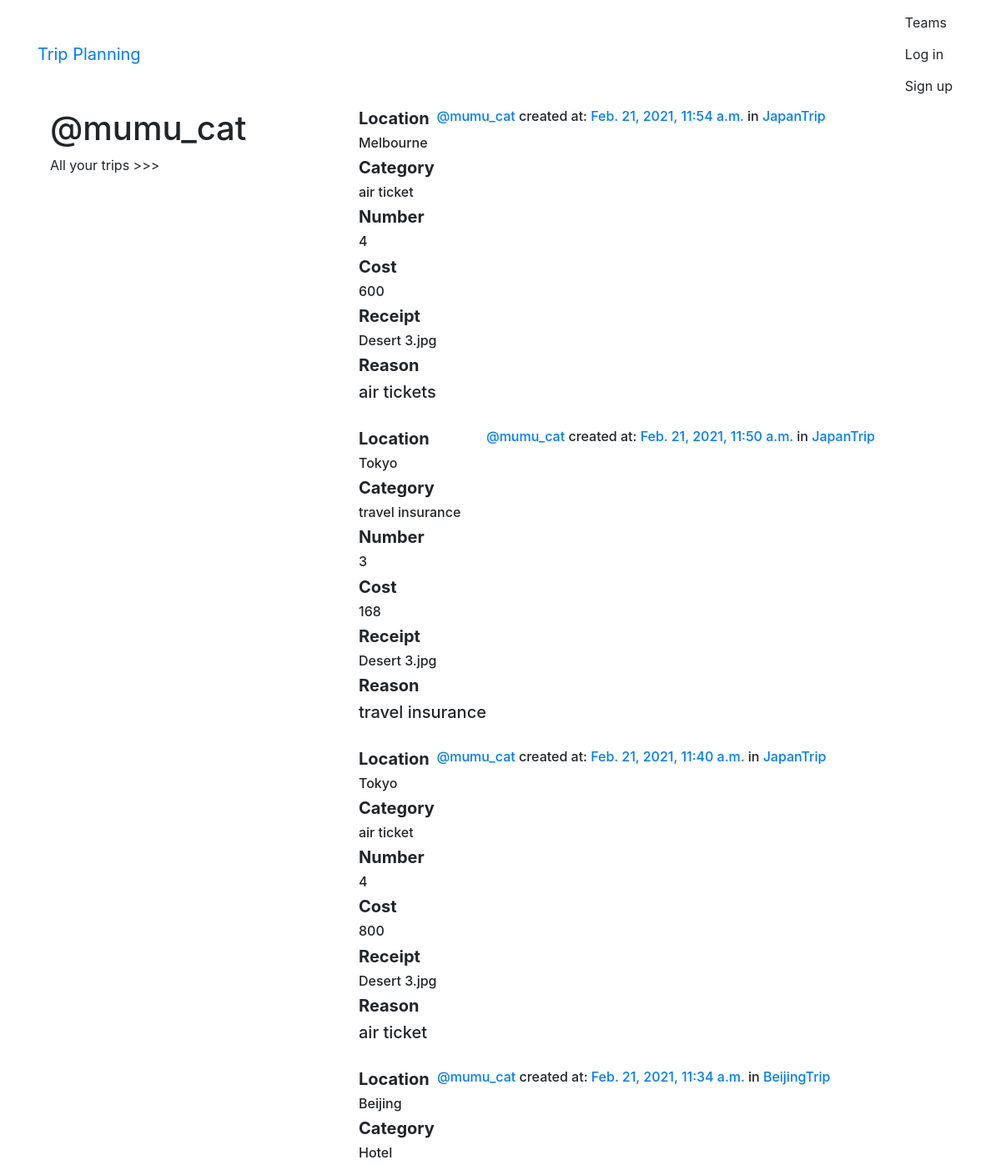
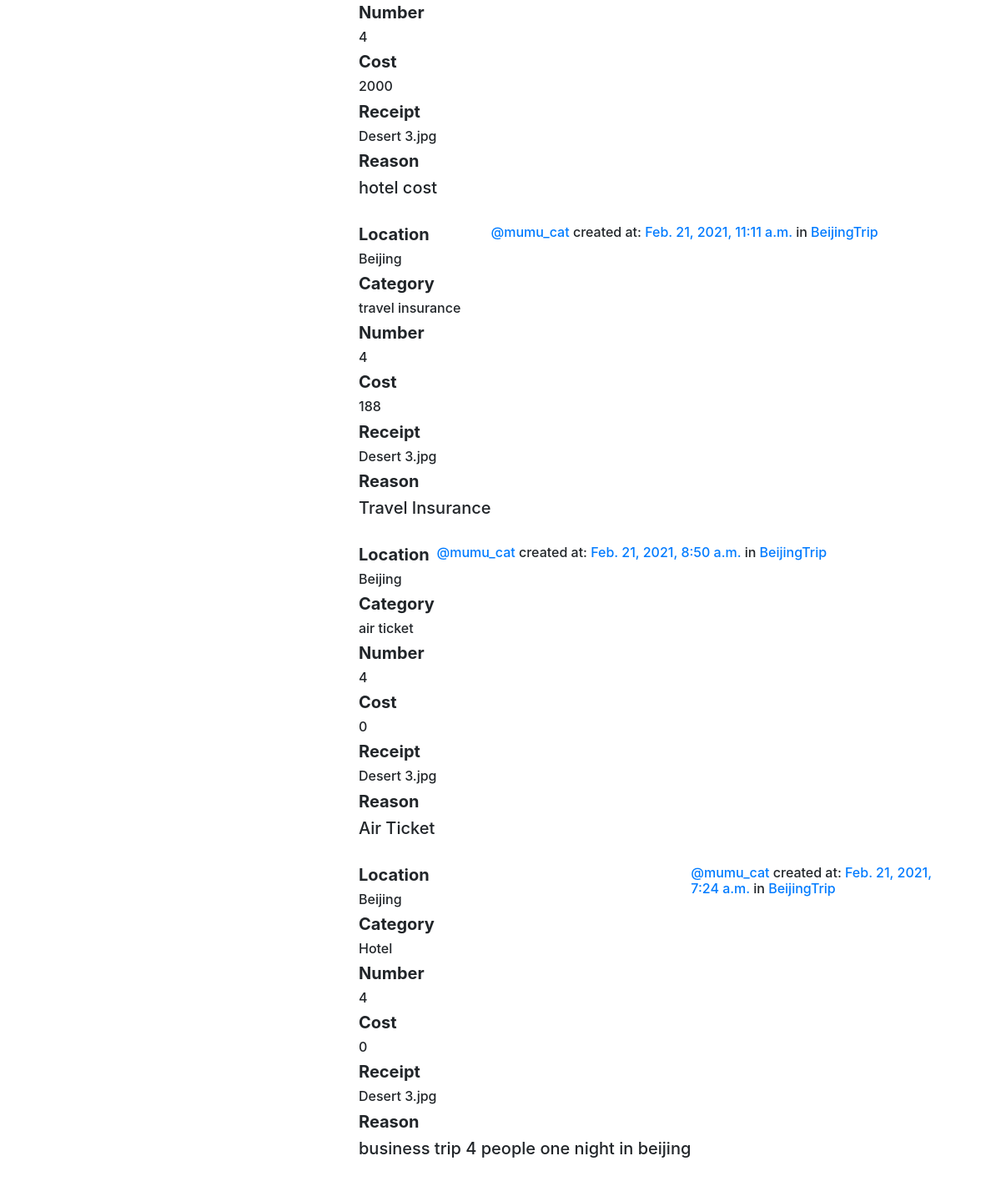
The app's page /trips/by/mumu_cat/ with its own data (2 pictures, top to bottom).
### trips/models.py (models this page shows, shortened)
class Trip(models.Model):
    user = models.ForeignKey(User, related_name="trips",
                             on_delete=models.CASCADE)
    created_at = models.DateTimeField(default=timezone.now)
    category = models.CharField(max_length=255)
    location = models.CharField(max_length=255)
    number = models.IntegerField()
    cost = models.IntegerField(default=0)
    receipt = models.ImageField(upload_to='image', default='Desert 3.jpg')
    reason = models.TextField()
    reason_html = models.TextField(editable=False)
    date = models.DateTimeField()
    team = models.ForeignKey(
        Team, related_name="trips", on_delete=models.CASCADE, null=True, blank=True)
    class Meta:
        ordering = ["-created_at"]

### teams/models.py (models this page shows, shortened)
class Team(models.Model):
    name = models.CharField(max_length=255, unique=True)
    team_leader = models.CharField(max_length=255)
    members = models.ManyToManyField(User, through="TeamMember")
    slug = models.SlugField(allow_unicode=True, unique=True)
    description = models.TextField(blank=True, default='')
    description_html = models.TextField(editable=False, default='', blank=True)
    date_created = models.DateTimeField(default=timezone.now)
    class Meta:
        ordering = ["name"]

### trips/views.py (the view)
class UserTrips(generic.ListView):
    model = models.Trip
    template_name = "trips/user_trip_list.html"
    def get_queryset(self):
        try:
            self.trip_user = User.objects.prefetch_related("trips").get(
                username__iexact=self.kwargs.get("username")
            )
        except User.DoesNotExist:
            raise Http404
        else:
            return self.trip_user.trips.all()
    def get_context_data(self, **kwargs):
        context = super().get_context_data(**kwargs)
        context["trip_user"] = self.trip_user
        return context

### trips/templates/trips/user_trip_list.html
{% extends "trips/trip_base.html" %}
{% block pretrip %}
<div class="col-md-4">
  <h1>@{{ trip_user.username }}</h1>
  <p>All your trips >>> </p>
</div>
{% endblock %}
{% block trip_content %}
<div class="col-md-8">
  {% for trip in trip_list %} {% include "trips/_trip.html" %} {% endfor %}
</div>
{% endblock %}

### trips/templates/trips/_trip.html (shortened to what this page needs)
<div class="trip media">
      <dl>
      <h5><dt>Location</dt></h5>
      <dd><h6>{{trip.location}}</h6></dd>
      <h5><dt>Category</dt></h5>
      <dd><h6>{{trip.category}}</h6></dd>
      <h5><dt>Number</dt></h5>
      <dd><h6>{{trip.number}}</h6></dd>
      <h5><dt>Cost</dt></h5>
      <dd><h6>{{trip.cost}}</h6></dd>
      <h5><dt>Receipt</dt></h5>
      <dd><h6>{{trip.receipt}}</h6></dd>
      <h5><dt>Reason</dt></h5>
      <dd><h5>{{trip.reason_html|safe }}</h5></dd>
    </dl>
  <div class="media-body">
    <h6 class="media-heading">
      <span class="username"
        ><a href="{% url 'trips:for_user' username=trip.user.username %}"
          >@{{ trip.user.username }}</a
        > created at:</span
      >
      <time class="time">
      <a
          href="{% url 'trips:single' username=trip.user.username pk=trip.pk %}"
          >{{ trip.created_at }}</a
        >
     </time>
      {% if trip.team %}
      <span class="team-name">in <a href="{% url 'teams:single' slug=trip.team.slug %}">{{ trip.team.name }}</a></span>
      {% endif %}
    </h6>
  </div>
</div>

### static/css/master.css (style rules this page uses)
body { background-image: url('../static/images/Desert3.jpg'); }

### records on screen
Trip: location "Melbourne", category "air ticket", number "4", cost "600", receipt "Desert 3.jpg", reason_html "air tickets", user.username "mumu_cat", created_at "Feb. 21, 2021, 11:54 a.m.", team.name "JapanTrip"
Trip: location "Tokyo", category "travel insurance", number "3", cost "168", receipt "Desert 3.jpg", reason_html "travel insurance", user.username "mumu_cat", created_at "Feb. 21, 2021, 11:50 a.m.", team.name "JapanTrip"
Trip: location "Tokyo", category "air ticket", number "4", cost "800", receipt "Desert 3.jpg", reason_html "air ticket", user.username "mumu_cat", created_at "Feb. 21, 2021, 11:40 a.m.", team.name "JapanTrip"
Trip: location "Beijing", category "Hotel", number "4", cost "2000", receipt "Desert 3.jpg", reason_html "hotel cost", user.username "mumu_cat", created_at "Feb. 21, 2021, 11:34 a.m.", team.name "BeijingTrip"
Trip: location "Beijing", category "travel insurance", number "4", cost "188", receipt "Desert 3.jpg", reason_html "Travel Insurance", user.username "mumu_cat", created_at "Feb. 21, 2021, 11:11 a.m.", team.name "BeijingTrip"
Trip: location "Beijing", category "air ticket", number "4", cost "0", receipt "Desert 3.jpg", reason_html "Air Ticket", user.username "mumu_cat", created_at "Feb. 21, 2021, 8:50 a.m.", team.name "BeijingTrip"
Trip: location "Beijing", category "Hotel", number "4", cost "0", receipt "Desert 3.jpg", reason_html "business trip 4 people one night in beijing", user.username "mumu_cat", created_at "Feb. 21, 2021, 7:24 a.m.", team.name "BeijingTrip"

### other values on screen
{{ trip_user.username }} "mumu_cat"
